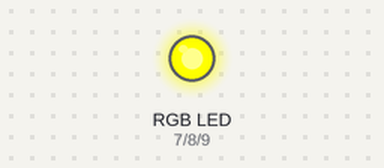
The sketch below on a simulated Arduino Uno, built with avr-gcc and run on an emulated ATmega328P. Parts: an RGB LED mixed from three pins (HIGH = lit).

Above: at 0.1 s.
At 120.1 s:
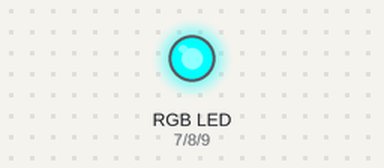
Timing chart, 0 to 121.6 s (numbered marks = the images above):
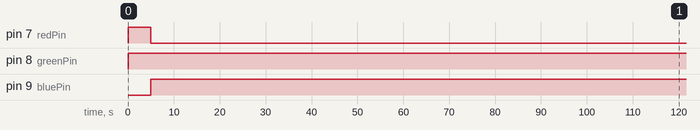

The sketch:

LAB3_Variables.ino
```cpp
// Pin definitions for RGB LED
const int redPin = 7;
const int greenPin = 8;
const int bluePin = 9;

// Define variables for color intensity
int redIntensity = 255;     // Max intensity for red (0 to 255)
int greenIntensity = 128;   // Medium intensity for green (0 to 255)
int blueIntensity = 0;      // No intensity for blue (0 to 255)

void setup() {
  // Initialize serial communication at 9600 bits per second
  Serial.begin(9600);

  // Initialize the LED pins as outputs
  pinMode(redPin, OUTPUT);
  pinMode(greenPin, OUTPUT);
  pinMode(bluePin, OUTPUT);
}

void loop() {
  // Apply color to RGB LED using variables
  analogWrite(redPin, redIntensity);     // Set red intensity
  analogWrite(greenPin, greenIntensity); // Set green intensity
  analogWrite(bluePin, blueIntensity);   // Set blue intensity

  // Wait for a while
  delay(5000);

  // Change color intensity
  redIntensity = 0;
  greenIntensity = 255;
  blueIntensity = 255;

  // Apply new color to RGB LED
  analogWrite(redPin, redIntensity);
  analogWrite(greenPin, greenIntensity);
  analogWrite(bluePin, blueIntensity);

  // Wait for a while
  delay(5000);

  // Turn off the LED
  analogWrite(redPin, 0);
  analogWrite(greenPin, 0);
  analogWrite(bluePin, 0);
}
```

Measured:
- by itself, pin 7 (redPin): LOW → HIGH at 0.00 s, → LOW 5.0 s later
- by itself, pin 8 (greenPin): LOW → HIGH at 0.00 s
- by itself, pin 9 (bluePin): LOW → HIGH at 5.0 s
